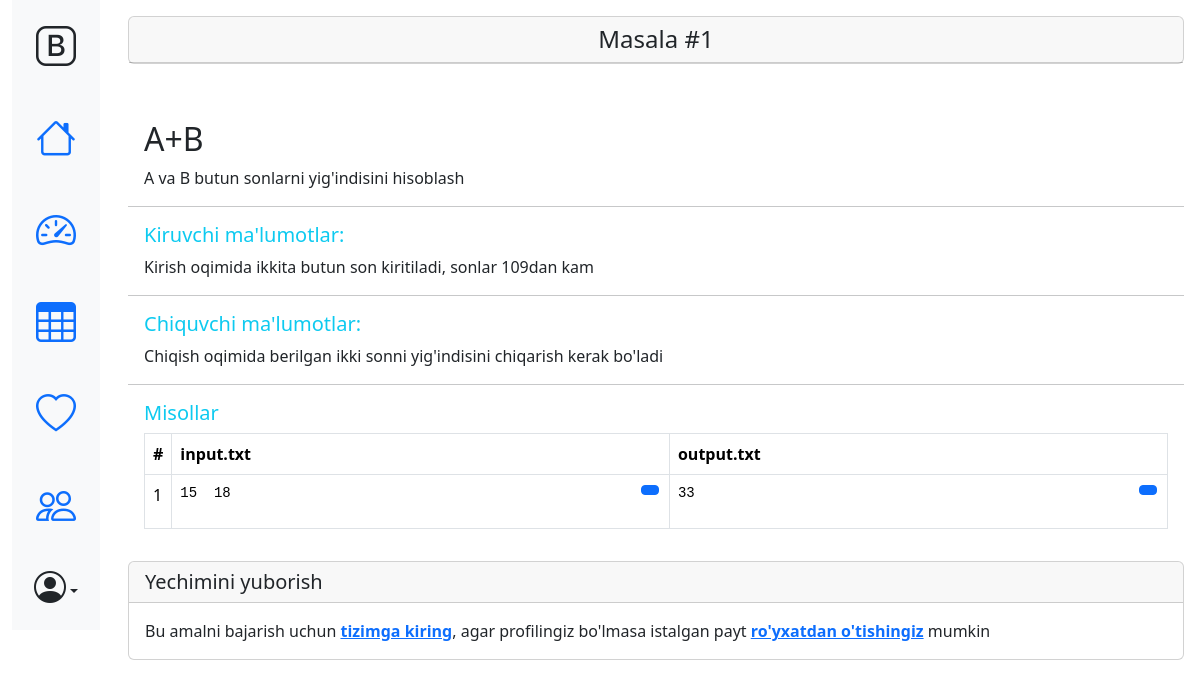
The app's page /tasks/result/1/ with its own data.
### masalalar/models.py (models this page shows, shortened)
class Masala(models.Model):
    title = models.CharField(max_length=50)
    body = models.TextField()
    input_data = models.TextField(null=True, blank=True)
    output_data = models.TextField(null=True, blank=True)
    example_input = models.CharField(max_length=150)
    example_output = models.CharField(max_length=150)

### masalalar/views.py (the view, shortened to what this page needs)
# urls.py: path('result/<int:id>/', views.Result, name='result'),
def Result(request, id):
    task = Masala.objects.get(id=id)
    return render(request, 'masalalar/masala.html', {'task': task})

### masalalar/templates/masalalar/masala.html (shortened to what this page needs)
{% extends 'base.html' %}
{% block content %}
<div class="col-12 mb-3">
    <div class="card mb-3">
            <h1 class="h4 card-header text-center">
            Masala #{{task.id}}
        </h1>
    </div>
        <div class="px-3">
                            <span class="badge badge-info text-white float-right" onclick="driver.start()" id="info">
            </span>
            <h2 class="mt-3">{{task.title}}</h2>
            <div class="card-text task-contents">
                <p>{{task.body}}</p>
            </div>
        </div>
        <hr>
        <div class="px-3">
            <div class="h5 text-info" id="input_info">Kiruvchi ma'lumotlar:</div>
            <div class="card-text task-contents">
                <p>{{task.input_data}}</p>
            </div>
        </div>
        <hr>
        <div class="px-3">
            <div class="h5 text-info" id="output_info">Chiquvchi ma'lumotlar:</div>
            <div class="card-text task-contents">
                <p>{{task.output_data}}</p>
            </div>
        </div>
        <hr>
        <div class="px-3 h5 text-info">Misollar</div>
        <div class="table-responsive px-3">
            <table class="table table-bordered table-hover monotext notranslate">
                <tbody><tr>
                    <th class="pl-3" width="50">#</th>
                    <th width="50%">input.txt</th>
                    <th width="50%">output.txt</th>
                </tr>
                                    <tr>
                        <td class="pl-3">1</td>
                        <td class="position-relative">
                            <pre>{{task.example_input}}</pre>
                            <button class="btn btn-primary btn-sm clip-copy position-absolute" style="top: 10px; right: 10px" data-clipboard-text="2 3" data-original-title="" title="">
                            </button>
                        </td>
                        <td class="position-relative">
                            <pre>{{task.example_output}}</pre>
                            <button class="btn btn-primary btn-sm clip-copy position-absolute" style="top: 10px; right: 10px" data-clipboard-text="5" data-original-title="" title="">
                            </button>
                        </td>
                    </tr>
                            </tbody></table>
        </div>
            </div>
    {% if user.is_authenticated %}
        <form action="{% url 'result' task.id %}" method="POST">
            {% csrf_token %}
            <textarea name="code" style="width:250px;height:150px;"></textarea>
            <input type="submit" value="Send">
        </form>
    {% else %}
    <div class="card">
        <div class="h5 card-header">
            Yechimini yuborish
        </div>
        <div class="card-body p-0">
            <div class="p-3">
                Bu amalni bajarish uchun <b><a href="{% url 'login' %}">tizimga kiring</a></b>,
                        agar profilingiz bo'lmasa istalgan payt <b><a href="/register">ro'yxatdan o'tishingiz</a></b> mumkin
            </div>
        </div>
    </div>
    {% endif %}
{% endblock %}

### templates/base.html (shortened to what this page needs)
<!DOCTYPE html>
<html lang="en">
<head>
    <link href="https://cdn.jsdelivr.net/npm/bootstrap@5.3.2/dist/css/bootstrap.min.css" rel="stylesheet">
    <link rel="stylesheet" href="https://cdn.jsdelivr.net/npm/bootstrap-icons@1.10.5/font/bootstrap-icons.css">
</head>
<body>
   <div class="container-fluid">
    <div class="row">
        <div class="col-sm-auto sticky-top">
            <div class="d-flex flex-sm-column flex-row flex-nowrap bg-light align-items-center sticky-top">
                <a href="/" class="d-block p-3 link-dark text-decoration-none" title="" data-bs-toggle="tooltip" data-bs-placement="right" data-bs-original-title="Icon-only">
                    <i class="bi-bootstrap fs-1"></i>
                </a>
                <ul class="nav nav-pills nav-flush flex-sm-column flex-row flex-nowrap mb-auto mx-auto text-center justify-content-between w-100 px-3 align-items-center">
                    <li class="nav-item">
                        <a href="{% url 'home' %}" class="nav-link py-3 px-2" title="" data-bs-toggle="tooltip" data-bs-placement="right" data-bs-original-title="Home">
                            <i class="bi-house fs-1"></i>
                        </a>
                    </li>
                    <li>
                        <a href="{% url 'tasks' %}" class="nav-link py-3 px-2" title="" data-bs-toggle="tooltip" data-bs-placement="right" data-bs-original-title="Dashboard">
                            <i class="bi-speedometer2 fs-1"></i>
                        </a>
                    </li>
                    <li>
                        <a href="#" class="nav-link py-3 px-2" title="" data-bs-toggle="tooltip" data-bs-placement="right" data-bs-original-title="Orders">
                            <i class="bi-table fs-1"></i>
                        </a>
                    </li>
                    <li>
                        <a href="#" class="nav-link py-3 px-2" title="" data-bs-toggle="tooltip" data-bs-placement="right" data-bs-original-title="Products">
                            <i class="bi-heart fs-1"></i>
                        </a>
                    </li>
                    <li>
                        <a href="#" class="nav-link py-3 px-2" title="" data-bs-toggle="tooltip" data-bs-placement="right" data-bs-original-title="Customers">
                            <i class="bi-people fs-1"></i>
                        </a>
                    </li>
                </ul>
                <div class="dropdown">
                    <a href="#" class="d-flex align-items-center justify-content-center p-3 link-dark text-decoration-none dropdown-toggle" id="dropdownUser3" data-bs-toggle="dropdown" aria-expanded="false">
                        <i class="bi-person-circle h2"></i>
                    </a>
                </div>
            </div>
        </div>
           <div class="container col-sm p-3 min-vh-100">
                {% block content %}
                {% endblock %}
           </div>
    </div>
</div>
</body>
</html>

### records on screen
Masala: id "1", title "A+B", body "A va B butun sonlarni yig'indisini hisoblash", input_data "Kirish oqimida ikkita butun son kiritiladi, sonlar 109dan kam", output_data "Chiqish oqimida berilgan ikki sonni yig'indisini chiqarish kerak bo'ladi", example_input "15 18", example_output "33"
